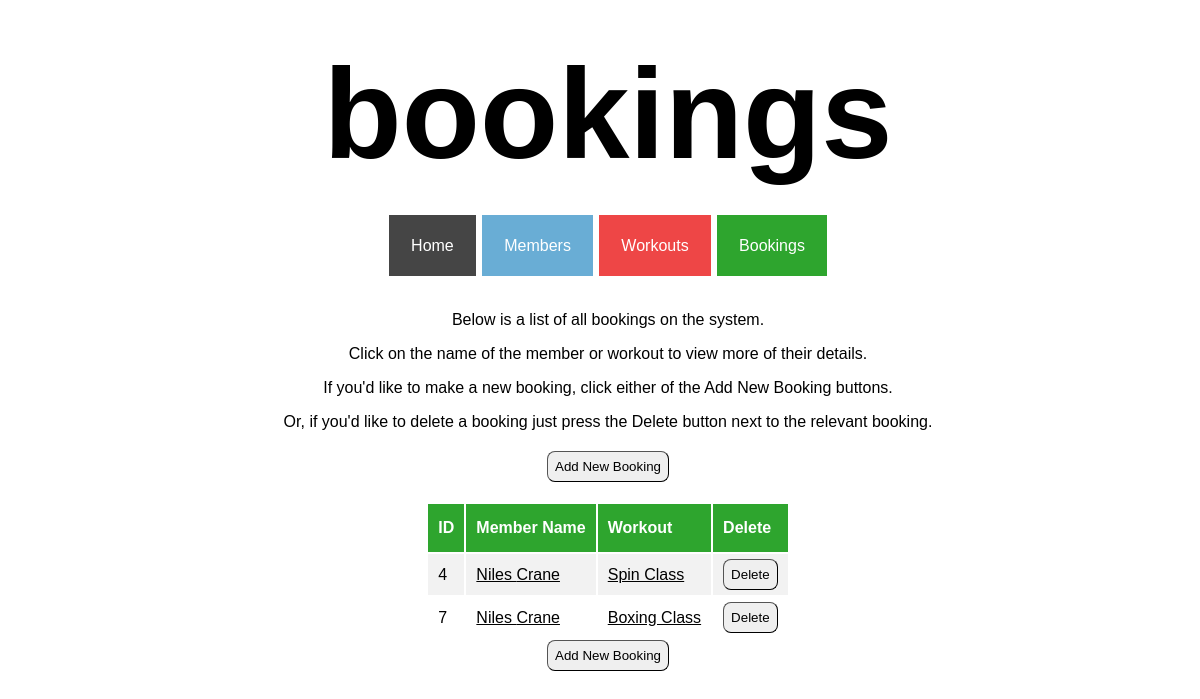
Screenshot of /bookings with the database file from the repository.
### tables this page shows
CREATE TABLE members (
    id INTEGER PRIMARY KEY AUTOINCREMENT,
    first_name VARCHAR,
    last_name VARCHAR,
    dob DATE
);

CREATE TABLE workouts (
    id INTEGER PRIMARY KEY AUTOINCREMENT,
    name VARCHAR,
    date DATE,
    description TEXT,
    duration INTEGER,
    capacity INTEGER,
    capacity_filled INTEGER
);

### controllers/booking_controller.py (the view)
@bookings_blueprint.route("/bookings")
def bookings():
    route_name = "bookings"
    bookings = booking_repository.select_all()
    return render_template("bookings/index.html", route_name=route_name, bookings=bookings)

### db/run_sql.py (called while the page is built)
def get_db():
    path = os.path.dirname(os.path.abspath(__file__))
    db = os.path.join(path, "gym_db.db")
    conn = sqlite3.connect(db)
    conn.execute("PRAGMA foreign_keys = 1")
    conn.row_factory = sqlite3.Row
    return conn

def run_sql(sql, values = []):
    db = get_db()
    cursor = db.cursor()
    cursor.execute(sql, values)
    results = cursor.fetchall()
    db.commit()
    db.close()
    return results

### repositories/booking_repository.py (called while the page is built)
def select_all():
    bookings = []
    sql = "SELECT * FROM bookings"
    results = run_sql(sql)
    for row in results:
        member = member_repository.select(row['member_id'])
        workout = workout_repository.select(row['workout_id'])
        booking = Booking(member, workout, row['id'])
        bookings.append(booking)
    return bookings

### repositories/member_repository.py (called while the page is built)
def select(id):
    member = None
    sql = "SELECT * FROM members WHERE id = ?"
    values = [id]
    result = run_sql(sql, values)[0]
    if result is not None:
        member = Member(result['first_name'], result['last_name'], result['dob'], result['id'])
    return member

### repositories/workout_repository.py (called while the page is built)
def select(id):
    workout = None
    sql = "SELECT * FROM workouts where id = ?"
    values = [id]
    result = run_sql(sql, values)[0]
    if result is not None:
        workout = Workout(result['name'], result['date'], result['description'], result['duration'], result['capacity'], result['capacity_filled'], result['id'])
    return workout

### templates/bookings/index.html
{% extends 'base.html'%}
{% block content %}
<div class="index_page_container">
    <p>Below is a list of all bookings on the system.</p>
    <p>Click on the name of the member or workout to view more of their details.</p>
    <p>If you'd like to make a new booking, click either of the Add New Booking buttons.</p>
    <p>Or, if you'd like to delete a booking just press the Delete button next to the relevant booking.</p>
    <button class="index_page_button" id="index_page_top_button">
        <a class="index_page_link" href="/bookings/create">Add New Booking</a>
    </button>
    <table class="index_table">
        <tr class="index_table_headers" id="index_table_headers_bookings">
            <th>ID</th>
            <th>Member Name</th>
            <th>Workout</th>
            <th>Delete</th>
        </tr>
        {% for booking in bookings %}
        <tr class="index_table_content">
        <td>{{booking.id}}</td>
        <td><a class="index_page_link" id="index_page_link_bookings" href="/members/{{booking.member.id}}">{{booking.member.first_name}} {{booking.member.last_name}}</a></td>
        <td><a class="index_page_link" id="index_page_link_bookings" href="/workouts/{{booking.workout.name}}">{{booking.workout.name}}</a></td>
        <td>
            <form action="/bookings/{{booking.id}}/delete" method="POST">
                <button class="index_page_button">Delete</button>
            </form>
        </td>
        {% endfor %}
    </table>
    <button class="index_page_button" id="index_page_button_bottom">
        <a class="index_page_link" href="/bookings/create">Add New Booking</a>
    </button>
</div>
{% endblock %}

### static/style.css (style rules this page uses)
body { font-family: Verdana, Geneva, Tahoma, sans-serif; height: 100%; width: 100%; }

### static/index_pages.css (style rules this page uses)
.index_page_container { display: flex; flex-direction: column; align-items: center; justify-content: center; margin: 40px auto; }
.index_page_container > p { margin-bottom: 0px; }
.index_table { width: auto; text-align: left; }
.index_table_headers { background-color: #69add5; color: white; }
#index_table_headers_bookings { background-color: #2ea52e; }
.index_table_headers > th { padding: 15px 10px; }
.index_table_content > td { padding: 5px 10px; }
.index_table_content:nth-child(even) { background-color: #f2f2f2; }
.index_page_button { padding: 7px; border-radius: 8px; border-width: 1px; }
.index_page_link { color: #000000; text-decoration: none; }
#index_page_link_bookings { text-decoration: underline; }
#index_page_top_button { margin-top: 20px; margin-bottom: 20px; }

### rows the page displays
members: member.first_name "Niles" "Niles", member.last_name "Crane" "Crane"
workouts: workout.name "Spin Class"
workouts: workout.name "Boxing Class"

### other values shown
{{ route_name }} "bookings"
{{ booking.id }} "4" "7"
